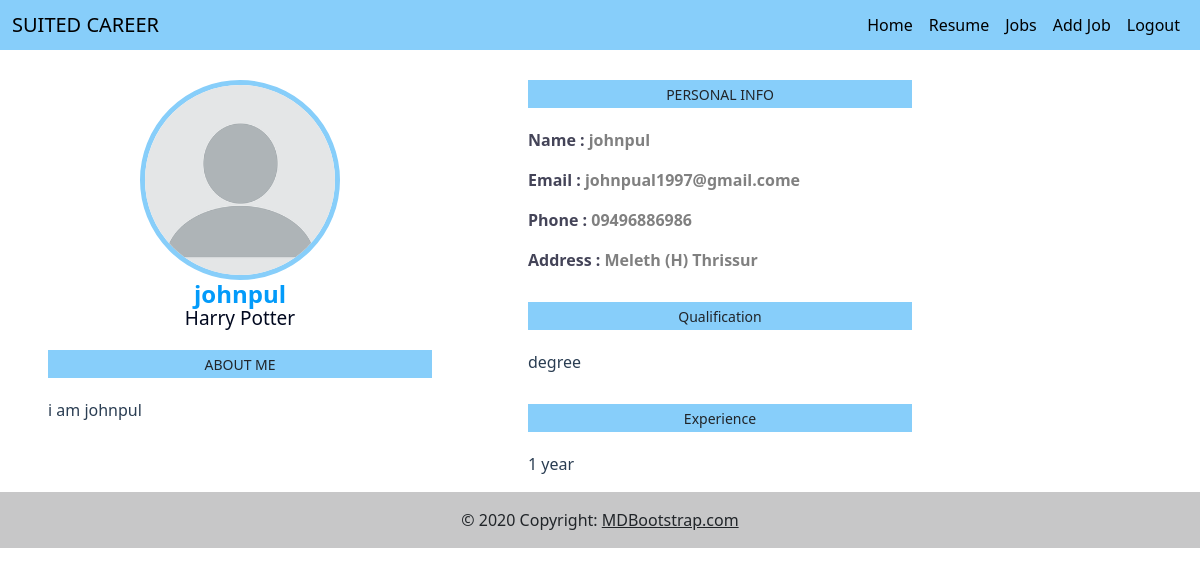
Screenshot of /resume/ (signed in) with the database file from the repository.
### page_app/models.py (models this page shows)
class Resume(models.Model):
    title=models.CharField(max_length=225)
    name=models.CharField(max_length=225)
    email=models.EmailField(max_length=225)
    address=models.TextField()
    experiance=models.TextField()
    qualification=models.TextField()
    phone_no=models.CharField(max_length=12)
    about_me=models.TextField()
    user=models.ForeignKey(User,on_delete=models.CASCADE)

### page_app/views.py (the view)
# urls.py: path('resume/',views.resume,name='resume'),
@user_passes_test(is_user,login_url='/user/login/')
def resume(request):
        res= None
        print(request.user)
        res=Resume.objects.filter(user=request.user)
        if res:
            return render(request,'resume.html',{'res':res[0]})
        else:
             return render(request,'resume.html')

### page_app/views.py (called while the page is built)
def is_user(user):
    try:
        return user.is_authenticated and (user.profile.user_type == 'USER')
    except Profile.DoesNotExist:
        return False

### page_app/templates/resume.html (shortened to what this page needs)
{% extends 'base.html' %}
{% load static %}
{% block style %}
<link rel="stylesheet" href="{% static 'css/resume.css' %}"/>
{% endblock style %}
{% block content %}
{% if res %}
<div class="main-div">
    <div class="sub1">
    <div class="img-div">
        <img class="avatar" src="{% static 'img/avatar.webp' %}" alt="">
        <h1 class="name">{{res.name}}</h1>
        <h2 class="title">{{res.title}}</h2>
    </div>
    <div class="about-div">
        <div class="heading-div">
            <h1 class="about-head">ABOUT ME</h1>
        </div>
        <p class="content">{{res.about_me}}
        </p>
    </div>
    </div>
    <div class="sub2">
        <div class="about-div">
            <div class="heading-div">
                <h1 class="about-head">PERSONAL INFO</h1>
            </div>
            <p class="P-info">Name : <span class="P-info-span"> {{res.name}}</span></p>
            <p class="P-info">Email : <span class="P-info-span"> {{res.email}}</span></p>
            <p class="P-info">Phone : <span class="P-info-span"> {{res.phone_no}}</span></p>
            <p class="P-info">Address : <span class="P-info-span"> {{res.address}}</span></p>
        </div>
        <div class="about-div">
            <div class="heading-div">
                <h1 class="about-head">Qualification</h1>
            </div>
            <p class="content"> {{res.qualification}}</p>
        </div>
        <div class="about-div">
            <div class="heading-div">
                <h1 class="about-head">Experience</h1>
            </div>
            <p class="content">{{res.experiance}}</p>
        </div>
    </div>
</div>
{% else %}
<div class="btn-div">
<a href="/add-resume/">
    <button class="edit-btn">Add Resume</button>
</a>
</div>
{% endif%}
{% endblock content %}

### page_app/static/css/resume.css (style rules this page uses)
.main-div { display: flex; }
.sub1 { width: 40%; }
.sub2 { width: 40%; }
.avatar { width: 200px; height: 200px; border: 5px solid; border-radius: 50%; border-color: lightskyblue; }
.img-div { width: max-content; margin: auto; margin-top: 30px; text-align: center }
.name { font-size:24px ; font-weight: bold; color: rgb(3, 155, 250); }
.title { font-size: 19px; color: rgb(1, 8, 31); line-height: 3px; }
.heading-div { width: 100%; height: 28px; padding-top: 7px; margin: auto; background-color:lightskyblue ; text-align: center; margin-top:30px; margin-bottom: 20px; }
.about-head { font-size: 14px; }
.about-div { padding:0px 10%; }
.content { color: rgb(42, 61, 82); }
.P-info { color: rgba(24, 23, 48, 0.808); font-weight: bold; }
.P-info-span { color: grey; }

### rows the page displays
Resume: name "johnpul", title "Harry Potter", about_me "i am johnpul", email "johnpual1997@gmail.come", phone_no "09496886986", address "Meleth (H) Thrissur", qualification "degree", experiance "1 year"
